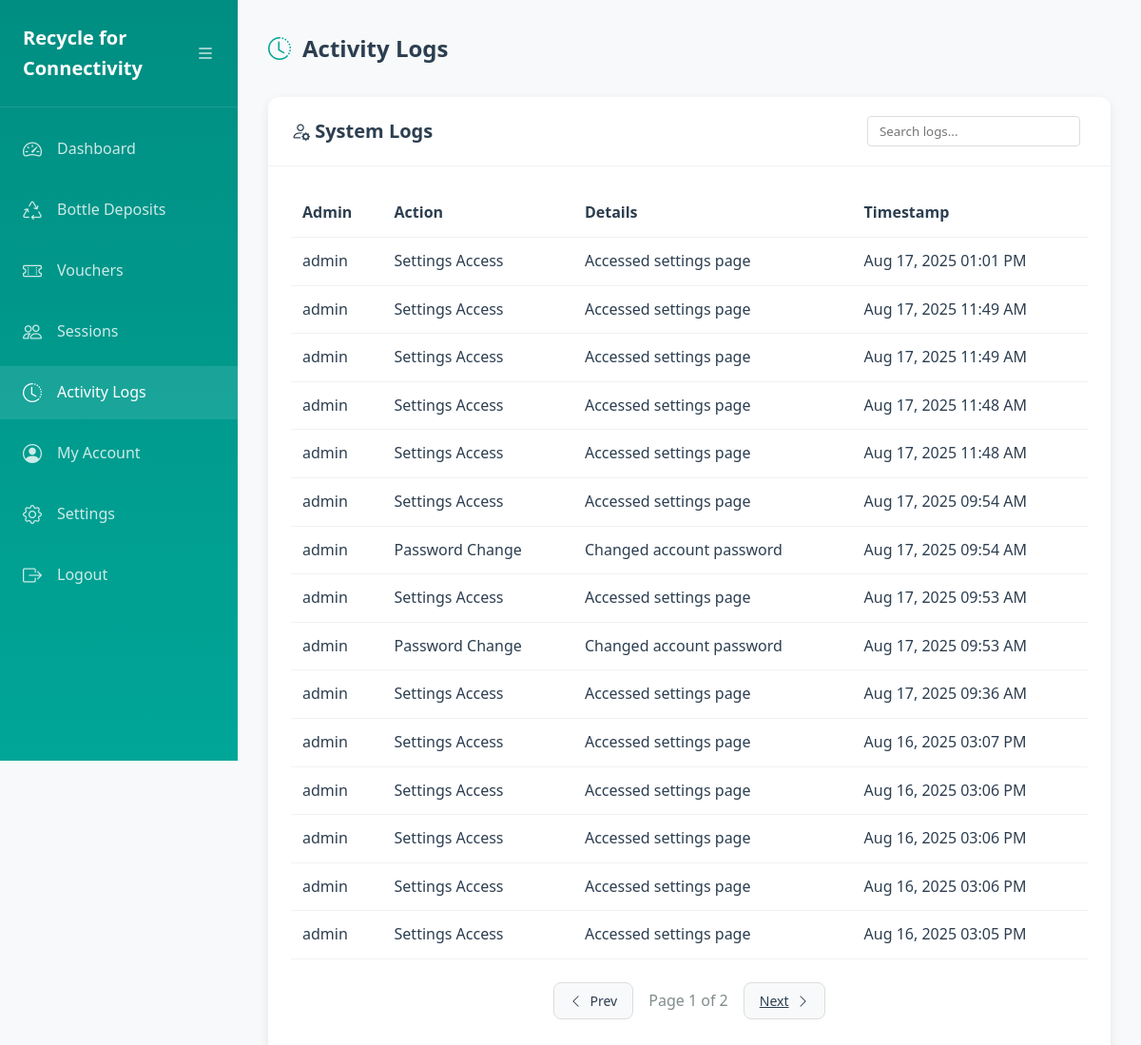
The app's page /activity_logs.php (signed in) with its own data.
### tables this page shows
CREATE TABLE `systemlog` (
  `log_id` int(11) NOT NULL,
  `admin_id` int(11) NOT NULL,
  `action` varchar(255) NOT NULL,
  `details` text DEFAULT NULL,
  `timestamp` timestamp NULL DEFAULT current_timestamp()
);

### activity_logs.php (the view, shortened to what this page needs)
<?php
require_once 'config.php';
$page = isset($_GET['page']) ? (int)$_GET['page'] : 1;
$per_page = 15;
$offset = ($page - 1) * $per_page;
$table = 'SystemLog';
$join_condition = 'JOIN Admin a ON l.admin_id = a.admin_id';
$select_columns = 'l.*, a.username';
$log_count_query = "SELECT COUNT(*) FROM SystemLog";
$total_logs_result = $conn->query($log_count_query);
$total_logs = $total_logs_result ? $total_logs_result->fetch_row()[0] : 0;
$total_pages = ceil($total_logs / $per_page);
$logs_query = "
    SELECT {$select_columns}
    FROM {$table} l
    {$join_condition}
    ORDER BY l.timestamp DESC
    LIMIT {$per_page} OFFSET {$offset}
";
$logs_result = $conn->query($logs_query);
$logs = $logs_result ? $logs_result->fetch_all(MYSQLI_ASSOC) : [];
?>
<!DOCTYPE html>
<html lang="en">
<head>
    <link rel="stylesheet" href="https://cdn.jsdelivr.net/npm/bootstrap-icons@1.10.0/font/bootstrap-icons.css">
    <link rel="stylesheet" href="./css/styles.css">
</head>
<body class="dashboard-container">
    <div class="sidebar" id="sidebar">
        <div class="sidebar-header">
            <div class="logo">
                <h1><?= SITE_NAME ?></h1>
            </div>
            <button class="sidebar-toggle" id="sidebarToggle">
                <i class="bi bi-list"></i>
            </button>
        </div>
        <nav>
            <ul>
                <li>
                    <a href="dashboard.php">
                        <i class="bi bi-speedometer2"></i>
                        <span>Dashboard</span>
                    </a>
                </li>
                <li>
                    <a href="bottle_deposits.php">
                        <i class="bi bi-recycle"></i>
                        <span>Bottle Deposits</span>
                    </a>
                </li>
                <li>
                    <a href="vouchers.php">
                        <i class="bi bi-ticket-perforated"></i>
                        <span>Vouchers</span>
                    </a>
                </li>
                <li>
                    <a href="users.php">
                        <i class="bi bi-people"></i>
                        <span>Sessions</span>
                    </a>
                </li>
                <li class="active">
                    <a href="activity_logs.php">
                        <i class="bi bi-clock-history"></i>
                        <span>Activity Logs</span>
                    </a>
                </li>
                <li>
                        <a href="profile.php">
                            <i class="bi bi-person-circle"></i>
                            <span>My Account</span>
                        </a>
                    </li>
                <li>
                    <a href="settings.php">
                        <i class="bi bi-gear"></i>
                        <span>Settings</span>
                    </a>
                </li>
                <li>
                    <a href="logout.php">
                        <i class="bi bi-box-arrow-right"></i>
                        <span>Logout</span>
                    </a>
                </li>
            </ul>
        </nav>
    </div>
    <div class="main-content">
        <div class="main-header">
            <h2><i class="bi bi-clock-history"></i> Activity Logs</h2>
        </div>
        <div class="card">
            <div class="card-header">
                <h3><i class="bi bi-person-gear"></i> System Logs</h3>
                <div class="filter-options">
                    <input type="text" id="searchLogs" placeholder="Search logs..." class="form-control">
                </div>
            </div>
            <div class="card-body">
                <div class="table-responsive">
                    <table class="transaction-logs">
                        <thead>
                            <tr>
                                <th>Admin</th>
                                <th>Action</th>
                                <th>Details</th>
                                <th>Timestamp</th>
                            </tr>
                        </thead>
                        <tbody>
                            <?php if (!empty($logs)): ?>
                                <?php foreach ($logs as $log): ?>
                                    <tr>
                                        <td><?= htmlspecialchars($log['username']) ?></td>
                                        <td><?= htmlspecialchars($log['action']) ?></td>
                                        <td><?= htmlspecialchars($log['details']) ?></td>
                                        <td><?= date('M j, Y h:i A', strtotime($log['timestamp'])) ?></td>
                                    </tr>
                                <?php endforeach; ?>
                            <?php else: ?>
                                <tr><td colspan="5" class="text-center py-4 text-muted"><i class="bi bi-info-circle"></i> No logs found.</td></tr>
                            <?php endif; ?>
                        </tbody>
                    </table>
                </div>
                <div class="pagination mt-4">
                    <?php if ($page > 1): ?>
                        <a href="?page=<?= $page - 1 ?>" class="btn btn-secondary">
                            <i class="bi bi-chevron-left"></i> Prev
                        </a>
                    <?php else: ?>
                        <button class="btn btn-secondary" disabled>
                            <i class="bi bi-chevron-left"></i> Prev
                        </button>
                    <?php endif; ?>
                    <span class="pagination-info">Page <?= $page ?> of <?= $total_pages ?></span>
                    <?php if ($page < $total_pages): ?>
                        <a href="?page=<?= $page + 1 ?>" class="btn btn-secondary">
                            Next <i class="bi bi-chevron-right"></i>
                        </a>
                    <?php else: ?>
                        <button class="btn btn-secondary" disabled>
                            Next <i class="bi bi-chevron-right"></i>
                        </button>
                    <?php endif; ?>
                </div>
            </div>
        </div>
    </div>
</body>
</html>

### css/styles.css (style rules this page uses)
:root { --primary-color: #2ecc71; --primary-dark: #27ae60; --accent-color: #3498db; --text-color: #2c3e50; --light-text: #7f8c8d; --danger-color: #e74c3c; --success-color: #27ae60; --bg-color: #ecf0f1; --card-bg: #ffffff; --input-bg: #f8f9fa; --shadow: 0 4px 6px rgba(0, 0, 0, 0.1); --transition: all 0.3s ease; }
* { margin: 0; padding: 0; box-sizing: border-box; font-family: 'Poppins', 'Segoe UI', Tahoma, Geneva, Verdana, sans-serif; }
body { color: var(--text-color); line-height: 1.6; font-size: 16px; }
:root { --primary-color: #00a698; --primary-dark: #008e82; --accent-color: #ff7c43; --accent-dark: #e86e3a; --text-color: #2c3e50; --light-text: #7f8c8d; --danger-color: #e74c3c; --success-color: #27ae60; --bg-color: #f7f9fa; --card-bg: #ffffff; --input-bg: #f8f9fa; --shadow: 0 4px 12px rgba(0, 0, 0, 0.08); --transition: all 0.3s ease; }
.dashboard-container { display: flex; min-height: 100vh; background-color: var(--bg-color); }
.sidebar { width: 250px; background: linear-gradient(180deg, var(--primary-dark) 0%, var(--primary-color) 100%); color: #fff; transition: var(--transition); position: fixed; top: 0; left: 0; height: 100vh; z-index: 1000; overflow-y: auto; }
.sidebar-header { display: flex; justify-content: space-between; align-items: center; padding: 1.5rem; border-bottom: 1px solid rgba(255, 255, 255, 0.1); }
.logo h1 { font-size: 1.25rem; font-weight: 700; color: #fff; margin: 0; }
.sidebar-toggle { background: transparent; border: none; color: #fff; cursor: pointer; font-size: 1.25rem; padding: 0; }
.sidebar nav ul { list-style: none; padding: 1rem 0; }
.sidebar nav li { margin-bottom: 0.5rem; }
.sidebar nav a { color: rgba(255, 255, 255, 0.8); text-decoration: none; display: flex; align-items: center; padding: 0.75rem 1.5rem; transition: var(--transition); }
.sidebar nav a:hover, .sidebar nav li.active a { color: #fff; background-color: rgba(255, 255, 255, 0.1); }
.sidebar nav a i { margin-right: 1rem; font-size: 1.25rem; }
.main-content { flex: 1; padding: 2rem; margin-left: 250px; transition: var(--transition); }
.main-header { display: flex; justify-content: space-between; align-items: center; margin-bottom: 2rem; }
.main-header h2 { font-weight: 600; color: var(--text-color); display: flex; align-items: center; }
.main-header h2 i { margin-right: 0.75rem; color: var(--primary-color); }
.card { background-color: #fff; border-radius: 12px; box-shadow: var(--shadow); height: 100%; overflow: hidden; }
.card-header { padding: 1.25rem 1.5rem; border-bottom: 1px solid rgba(0, 0, 0, 0.05); display: flex; justify-content: space-between; align-items: center; }
.card-header h3 { font-size: 1.25rem; font-weight: 600; margin: 0; color: var(--text-color); }
.card-body { padding: 1.5rem; }
.table-responsive { overflow-x: auto; }
.btn { display: inline-block; font-weight: 500; text-align: center; white-space: nowrap; vertical-align: middle; user-select: none; border: 1px solid transparent; padding: 0.5rem 1rem; font-size: 0.875rem; line-height: 1.5; border-radius: 4px; transition: var(--transition); cursor: pointer; }
.filter-options { display: flex; align-items: center; }
.filter-options input { padding: 0.375rem 0.75rem; border: 1px solid #ddd; border-radius: 4px; margin-right: 0.5rem; }
.pagination { display: flex; justify-content: center; align-items: center; gap: 1rem; margin-top: 1.5rem; }
.pagination-info { color: var(--light-text); }
.transaction-logs { width: 100%; border-collapse: collapse; }
.transaction-logs th, .transaction-logs td { padding: 0.75rem; text-align: left; border-bottom: 1px solid rgba(0, 0, 0, 0.05); }
.transaction-logs th { font-weight: 600; color: var(--text-color); }
.btn { display: inline-flex; align-items: center; gap: 0.5rem; padding: 0.5rem 1rem; border-radius: 8px; font-weight: 500; cursor: pointer; transition: var(--transition); border: none; }
.btn-secondary { background-color: #f8f9fa; color: var(--text-color); border: 1px solid #ddd; }

### records on screen
systemlog: admin.username "admin", action "Settings Access", details "Accessed settings page", timestamp "Aug 17, 2025 01:01 PM"
systemlog: admin.username "admin", action "Settings Access", details "Accessed settings page", timestamp "Aug 17, 2025 11:49 AM"
systemlog: admin.username "admin", action "Settings Access", details "Accessed settings page", timestamp "Aug 17, 2025 11:49 AM"
systemlog: admin.username "admin", action "Settings Access", details "Accessed settings page", timestamp "Aug 17, 2025 11:48 AM"
systemlog: admin.username "admin", action "Settings Access", details "Accessed settings page", timestamp "Aug 17, 2025 11:48 AM"
systemlog: admin.username "admin", action "Settings Access", details "Accessed settings page", timestamp "Aug 17, 2025 09:54 AM"
systemlog: admin.username "admin", action "Password Change", details "Changed account password", timestamp "Aug 17, 2025 09:54 AM"
systemlog: admin.username "admin", action "Settings Access", details "Accessed settings page", timestamp "Aug 17, 2025 09:53 AM"
systemlog: admin.username "admin", action "Password Change", details "Changed account password", timestamp "Aug 17, 2025 09:53 AM"
systemlog: admin.username "admin", action "Settings Access", details "Accessed settings page", timestamp "Aug 17, 2025 09:36 AM"
systemlog: admin.username "admin", action "Settings Access", details "Accessed settings page", timestamp "Aug 16, 2025 03:07 PM"
systemlog: admin.username "admin", action "Settings Access", details "Accessed settings page", timestamp "Aug 16, 2025 03:06 PM"
systemlog: admin.username "admin", action "Settings Access", details "Accessed settings page", timestamp "Aug 16, 2025 03:06 PM"
systemlog: admin.username "admin", action "Settings Access", details "Accessed settings page", timestamp "Aug 16, 2025 03:06 PM"
systemlog: admin.username "admin", action "Settings Access", details "Accessed settings page", timestamp "Aug 16, 2025 03:05 PM"

### other values on screen
SITE_NAME "Recycle for Connectivity"
$page "1"
$total_pages "2"
